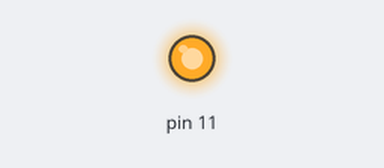
The program below on a simulated Raspberry Pi (header pin numbers). Shown: output pins drawn as LEDs (lit = HIGH). At 40.0 s the program stops and its outputs stay as they are.

Above: at 1.0 s.
At 3.0 s:
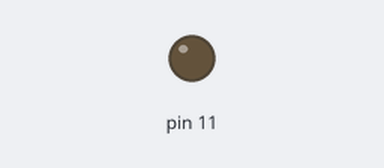
Timing chart, 0 to 5.2 s (numbered marks = the images above):
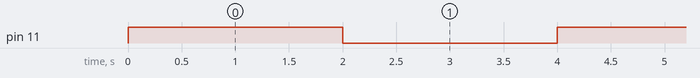

Measured:
- by itself, pin 11: alternates HIGH for 2.0 s and LOW for 2.0 s, 20 changes in all, then stays LOW

The program:

ledonoff.py
```python
import RPi.GPIO as GPIO       				#import GPIO library
import time				#import time library
import sys
#GPIO.setmode(GPIO.BCM)
GPIO.setmode(GPIO.BOARD)				#use board pin numbers


GPIO.setup(11, GPIO.OUT)				#setup pin 11 as output
#GPIO.setup(12, GPIO.IN, pull_up_down=GPIO.PUD_UP)
try:
	for x in range (0,10):			#repeat for x=0 to 9
		GPIO.output(11, True)			#set pin 11 high
		time.sleep(2)				#wait 2 seconds
		GPIO.output(11, False)			#set pin 11 low
		time.sleep(2)				#wait 2 seconds
except (KeyboardInterrupt,SystemExit):
	GPIO.cleanup()
	sys.exit()
```
